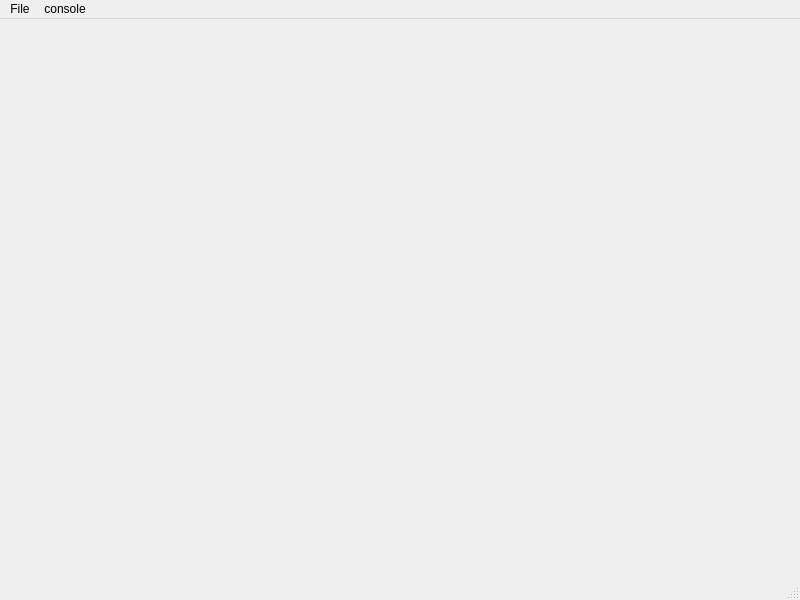
<?xml version="1.0" encoding="UTF-8"?>
<ui version="4.0">
 <class>s4Kviewer</class>
 <widget class="QMainWindow" name="s4Kviewer">
  <property name="geometry">
   <rect>
    <x>0</x>
    <y>0</y>
    <width>800</width>
    <height>600</height>
   </rect>
  </property>
  <property name="windowTitle">
   <string>MainWindow</string>
  </property>
  <widget class="QWidget" name="centralwidget"/>
  <widget class="QMenuBar" name="menubar">
   <property name="geometry">
    <rect>
     <x>0</x>
     <y>0</y>
     <width>800</width>
     <height>23</height>
    </rect>
   </property>
   <widget class="QMenu" name="menuFile">
    <property name="title">
     <string>File</string>
    </property>
    <addaction name="actionOpen"/>
    <addaction name="actionExit"/>
   </widget>
   <widget class="QMenu" name="menuconsole">
    <property name="title">
     <string>console</string>
    </property>
    <addaction name="actionCallConsole"/>
   </widget>
   <addaction name="menuFile"/>
   <addaction name="menuconsole"/>
  </widget>
  <widget class="QStatusBar" name="statusbar"/>
  <action name="actionOpen">
   <property name="text">
    <string>Open</string>
   </property>
  </action>
  <action name="actionExit">
   <property name="text">
    <string>Exit</string>
   </property>
  </action>
  <action name="actionCallConsole">
   <property name="text">
    <string>Call console</string>
   </property>
  </action>
 </widget>
 <resources/>
 <connections>
  <connection>
   <sender>actionExit</sender>
   <signal>triggered()</signal>
   <receiver>s4Kviewer</receiver>
   <slot>close()</slot>
   <hints>
    <hint type="sourcelabel">
     <x>-1</x>
     <y>-1</y>
    </hint>
    <hint type="destinationlabel">
     <x>399</x>
     <y>299</y>
    </hint>
   </hints>
  </connection>
 </connections>
</ui>
